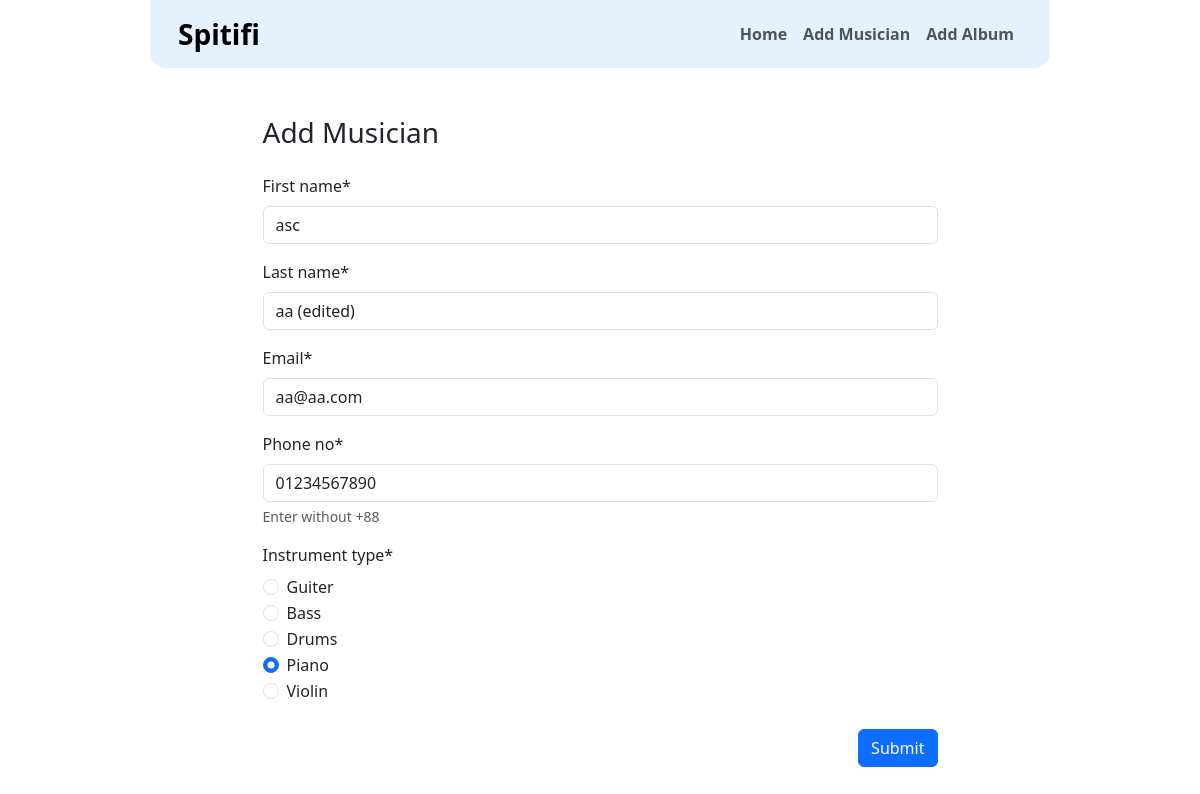
The app's page /musician/edit/17 with its own data.
### musician/models.py (models this page shows, shortened)
class Musician(models.Model):
    first_name = models.CharField(max_length=50)
    last_name = models.CharField(max_length=50)
    email = models.EmailField()
    phone_no = models.CharField(max_length=14)
    instrument_type = models.CharField(max_length=20)

### musician/views.py (the view)
# urls.py: path("edit/<int:id>", views.EditMusician.as_view(), name="edit_musician"),
class EditMusician(UpdateView):
    model = Musician
    form_class = MusicianForm
    template_name = "musician/add_musician.html"
    pk_url_kwarg = "id"
    success_url = reverse_lazy("home")

### musician/forms.py (shortened to what this page needs)
class MusicianForm(forms.ModelForm):
    class Meta:
        model = Musician
        fields = "__all__"
        widgets = {
            "instrument_type": forms.RadioSelect(
                choices=[
                    ("Guiter", "Guiter"),
                    ("Bass", "Bass"),
                    ("Drums", "Drums"),
                    ("Piano", "Piano"),
                    ("Violin", "Violin"),
                ],
            )
        }
        help_texts = {"phone_no": "Enter without +88"}

### musician/templates/musician/add_musician.html
{% extends "base.html" %} {% block content %}
<div class="w-75 mx-auto">
  <h3 class="mb-4">Add Musician</h3>
  {% load crispy_forms_tags %}
  <form method="post">
    {% csrf_token %} {{form|crispy}}
    <div class="d-flex justify-content-end mt-4">
      <input class="btn btn-primary" type="submit" value="Submit" />
    </div>
  </form>
</div>
{% endblock content %}

### records on screen
Musician: first_name "asc", last_name "aa (edited)", email "aa@aa.com", phone_no "01234567890", instrument_type "☐ Guiter ☐ Bass ☐ Drums ☑ Piano ☐ Violin"
